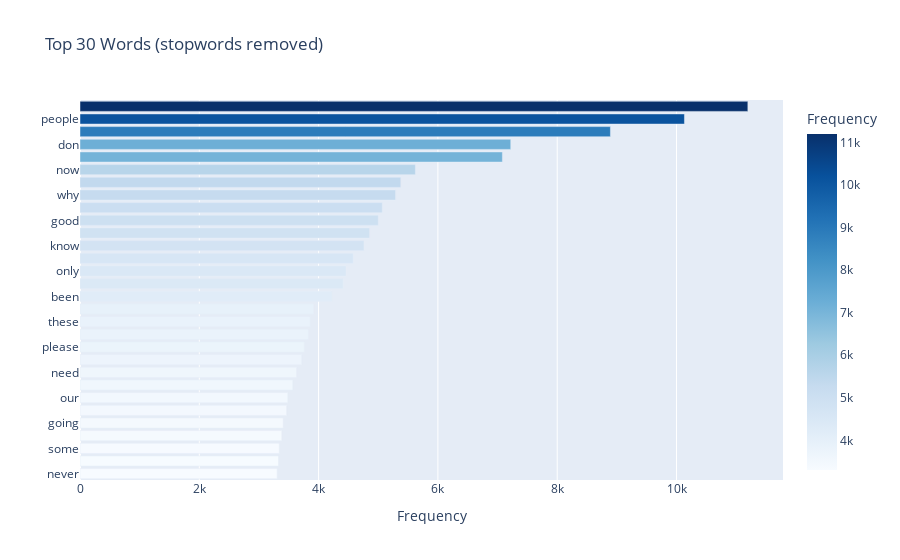

The code cell stored with this chart in its notebook:
### Markdown cell above
## 5. Top Words (Quick Frequency Check)

### Code cell
import re
from collections import Counter

STOPWORDS = {
    "the", "a", "an", "and", "or", "but", "is", "in", "on", "at", "to",
    "for", "of", "with", "this", "that", "it", "he", "she", "they",
    "we", "you", "i", "be", "are", "was", "were", "have", "has", "had",
    "do", "does", "did", "not", "no", "so", "if", "as", "from", "by",
    "about", "will", "would", "could", "should", "just", "like", "get",
    "what", "who", "how", "when", "there", "their", "them", "his", "her",
    "my", "me", "more", "all", "up", "out", "its", "than", "can"
}

def tokenize(text):
    return re.findall(r"\b[a-z]{3,}\b", str(text).lower())

all_words = [w for text in df["text_raw"] for w in tokenize(text) if w not in STOPWORDS]
top_words = Counter(all_words).most_common(30)

words_df = pd.DataFrame(top_words, columns=["word", "count"])
fig = px.bar(
    words_df,
    x="count", y="word",
    orientation="h",
    title="Top 30 Words (stopwords removed)",
    labels={"count": "Frequency", "word": ""},
    color="count",
    color_continuous_scale="Blues",
)
fig.update_layout(yaxis={"categoryorder": "total ascending"}, showlegend=False)
fig.show()

### Figure 1 — Plotly figure (JSON) as saved in the notebook; plotly's stock layout.template omitted (floating-point values rounded to 4 significant figures)
{"data": [{"hovertemplate": "Frequency=%{marker.color}<br>=%{y}<extra></extra>", "legendgroup": "", "marker": {"color": [11196, 10133, 8892, 7221, 7081, 5622, 5378, 5290, 5067, 5000, 4855, 4761, 4579, 4460, 4411, 4222, 3921, 3858, 3828, 3759, 3718, 3631, 3568, 3484, 3465, 3406, 3383, 3340, 3327, 3305], "coloraxis": "coloraxis", "pattern": {"shape": ""}}, "name": "", "orientation": "h", "showlegend": false, "textposition": "auto", "type": "bar", "x": [11196, 10133, 8892, 7221, 7081, 5622, 5378, 5290, 5067, 5000, 4855, 4761, 4579, 4460, 4411, 4222, 3921, 3858, 3828, 3759, 3718, 3631, 3568, 3484, 3465, 3406, 3383, 3340, 3327, 3305], "xaxis": "x", "y": ["your", "people", "trump", "don", "one", "now", "him", "why", "love", "good", "because", "know", "time", "only", "even", "been", "think", "these", "see", "please", "want", "need", "make", "our", "video", "going", "being", "some", "any", "never"], "yaxis": "y"}], "layout": {"barmode": "relative", "coloraxis": {"colorbar": {"title": {"text": "Frequency"}}, "colorscale": [[0, "rgb(247,251,255)"], [0.125, "rgb(222,235,247)"], [0.25, "rgb(198,219,239)"], [0.375, "rgb(158,202,225)"], [0.5, "rgb(107,174,214)"], [0.625, "rgb(66,146,198)"], [0.75, "rgb(33,113,181)"], [0.875, "rgb(8,81,156)"], [1, "rgb(8,48,107)"]]}, "legend": {"tracegroupgap": 0}, "showlegend": false, "title": {"text": "Top 30 Words (stopwords removed)"}, "xaxis": {"anchor": "y", "domain": [0, 1], "title": {"text": "Frequency"}}, "yaxis": {"anchor": "x", "categoryorder": "total ascending", "domain": [0, 1], "title": {"text": ""}}}}
